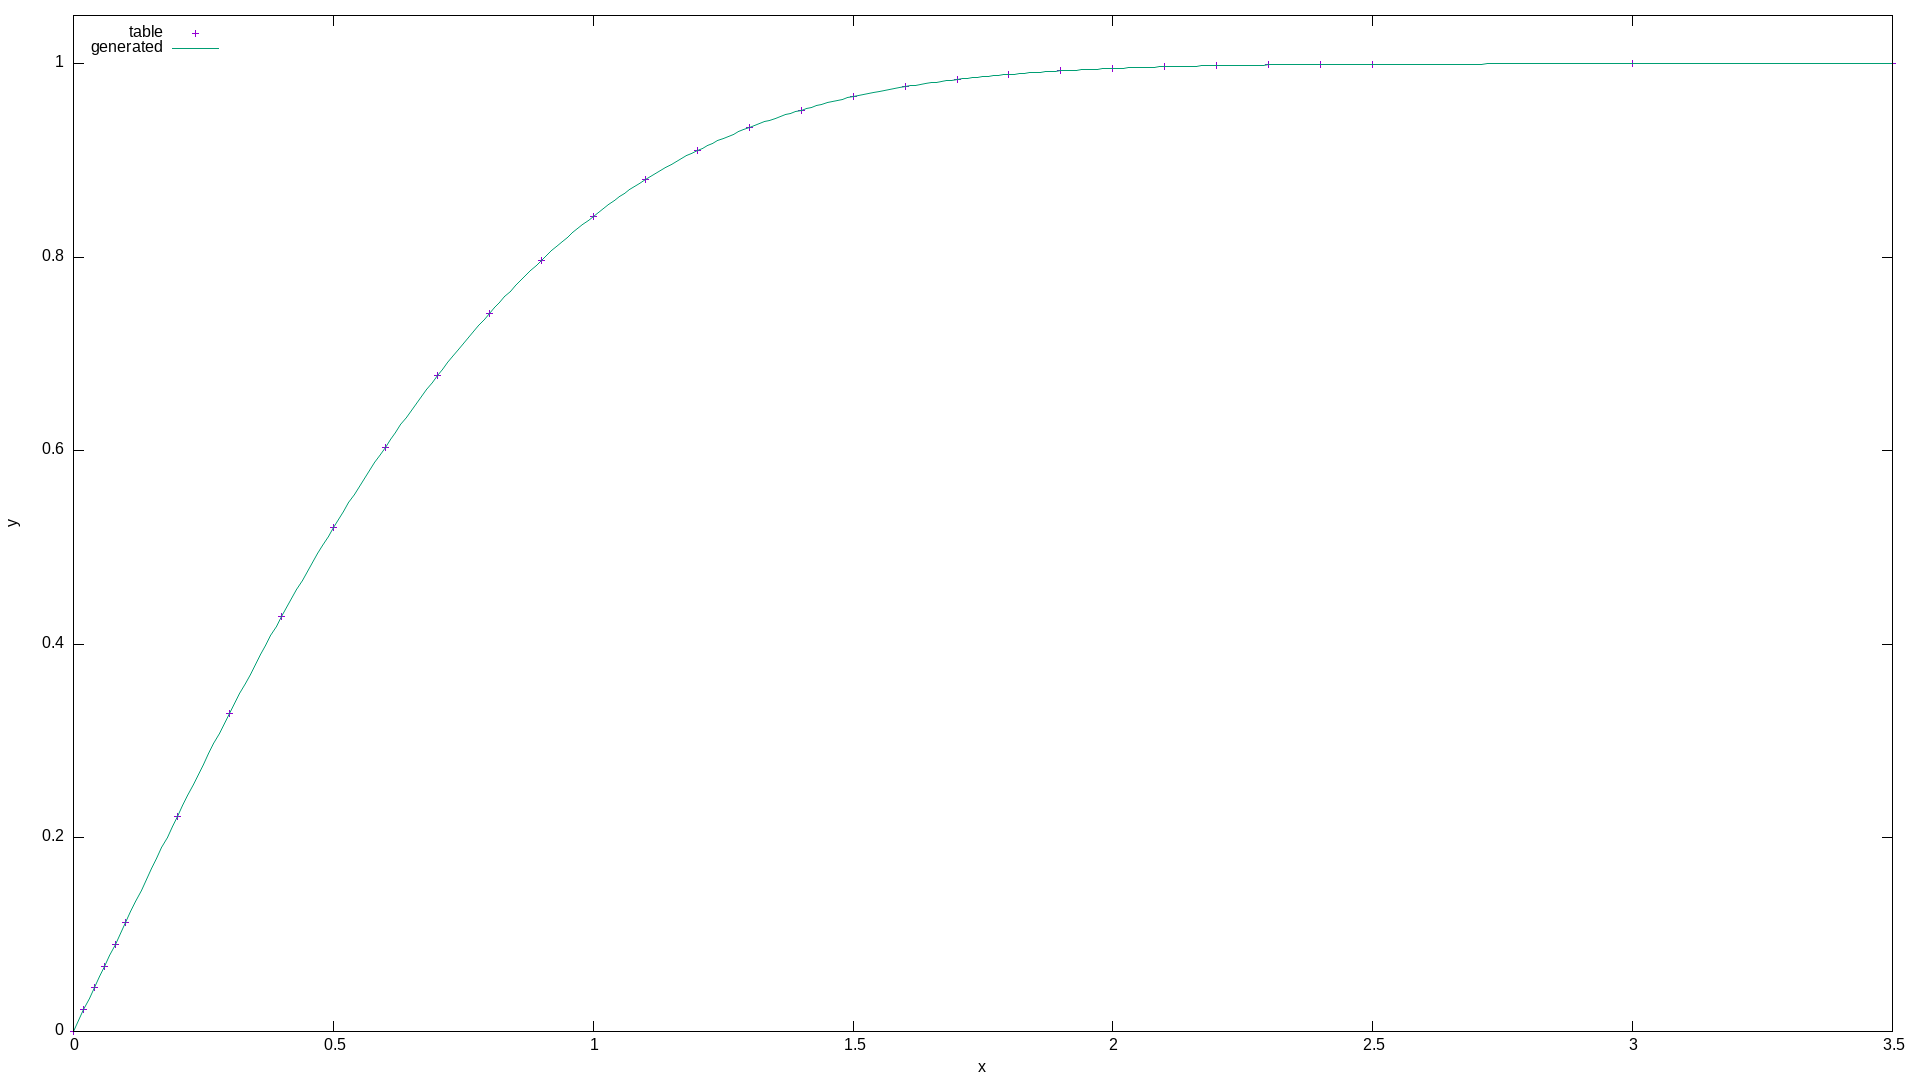

The gnuplot source for this figure:
table_data = ARG1
generated_data = ARG2

print generated_data
print table_data

set terminal png size 1920,1080
set output out

set xlabel "x"
set ylabel "y"
set autoscale noextend
set offsets 0, 0, graph 0.05, 0 #left,right,top,bottom
set key top left
plot table_data using 1:2 with points title "table", generated_data using 1:2 with line title "generated"
